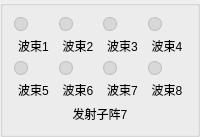
           <widget class="QGroupBox" name="grpArrayTx7">
            <property name="title">
             <string/>
            </property>
            <layout class="QVBoxLayout" name="layoutArrayTx7">
             <item>
              <layout class="QGridLayout" name="layoutArrayBeamsTx7">
               <item row="0" column="0">
                <layout class="QVBoxLayout" name="layoutTx7Beam1">
                 <item>
                  <widget class="QLabel" name="indicatorTx7Beam1">
                   <property name="minimumSize">
                    <size>
                     <width>14</width>
                     <height>14</height>
                    </size>
                   </property>
                   <property name="maximumSize">
                    <size>
                     <width>14</width>
                     <height>14</height>
                    </size>
                   </property>
                   <property name="styleSheet">
                    <string notr="true">background:#d8d8d8;border:1px solid #bdbdbd;border-radius:7px;</string>
                   </property>
                   <property name="text">
                    <string/>
                   </property>
                   <property name="alignment">
                    <set>Qt::AlignCenter</set>
                   </property>
                  </widget>
                 </item>
                 <item>
                  <widget class="QLabel" name="lblTx7Beam1">
                   <property name="text">
                    <string>波束1</string>
                   </property>
                   <property name="alignment">
                    <set>Qt::AlignCenter</set>
                   </property>
                  </widget>
                 </item>
                </layout>
               </item>
               <item row="0" column="1">
                <layout class="QVBoxLayout" name="layoutTx7Beam2">
                 <item>
                  <widget class="QLabel" name="indicatorTx7Beam2">
                   <property name="minimumSize">
                    <size>
                     <width>14</width>
                     <height>14</height>
                    </size>
                   </property>
                   <property name="maximumSize">
                    <size>
                     <width>14</width>
                     <height>14</height>
                    </size>
                   </property>
                   <property name="styleSheet">
                    <string notr="true">background:#d8d8d8;border:1px solid #bdbdbd;border-radius:7px;</string>
                   </property>
                   <property name="text">
                    <string/>
                   </property>
                   <property name="alignment">
                    <set>Qt::AlignCenter</set>
                   </property>
                  </widget>
                 </item>
                 <item>
                  <widget class="QLabel" name="lblTx7Beam2">
                   <property name="text">
                    <string>波束2</string>
                   </property>
                   <property name="alignment">
                    <set>Qt::AlignCenter</set>
                   </property>
                  </widget>
                 </item>
                </layout>
               </item>
               <item row="0" column="2">
                <layout class="QVBoxLayout" name="layoutTx7Beam3">
                 <item>
                  <widget class="QLabel" name="indicatorTx7Beam3">
                   <property name="minimumSize">
                    <size>
                     <width>14</width>
                     <height>14</height>
                    </size>
                   </property>
                   <property name="maximumSize">
                    <size>
                     <width>14</width>
                     <height>14</height>
                    </size>
                   </property>
                   <property name="styleSheet">
                    <string notr="true">background:#d8d8d8;border:1px solid #bdbdbd;border-radius:7px;</string>
                   </property>
                   <property name="text">
                    <string/>
                   </property>
                   <property name="alignment">
                    <set>Qt::AlignCenter</set>
                   </property>
                  </widget>
                 </item>
                 <item>
                  <widget class="QLabel" name="lblTx7Beam3">
                   <property name="text">
                    <string>波束3</string>
                   </property>
                   <property name="alignment">
                    <set>Qt::AlignCenter</set>
                   </property>
                  </widget>
                 </item>
                </layout>
               </item>
               <item row="0" column="3">
                <layout class="QVBoxLayout" name="layoutTx7Beam4">
                 <item>
                  <widget class="QLabel" name="indicatorTx7Beam4">
                   <property name="minimumSize">
                    <size>
                     <width>14</width>
                     <height>14</height>
                    </size>
                   </property>
                   <property name="maximumSize">
                    <size>
                     <width>14</width>
                     <height>14</height>
                    </size>
                   </property>
                   <property name="styleSheet">
                    <string notr="true">background:#d8d8d8;border:1px solid #bdbdbd;border-radius:7px;</string>
                   </property>
                   <property name="text">
                    <string/>
                   </property>
                   <property name="alignment">
                    <set>Qt::AlignCenter</set>
                   </property>
                  </widget>
                 </item>
                 <item>
                  <widget class="QLabel" name="lblTx7Beam4">
                   <property name="text">
                    <string>波束4</string>
                   </property>
                   <property name="alignment">
                    <set>Qt::AlignCenter</set>
                   </property>
                  </widget>
                 </item>
                </layout>
               </item>
               <item row="1" column="0">
                <layout class="QVBoxLayout" name="layoutTx7Beam5">
                 <item>
                  <widget class="QLabel" name="indicatorTx7Beam5">
                   <property name="minimumSize">
                    <size>
                     <width>14</width>
                     <height>14</height>
                    </size>
                   </property>
                   <property name="maximumSize">
                    <size>
                     <width>14</width>
                     <height>14</height>
                    </size>
                   </property>
                   <property name="styleSheet">
                    <string notr="true">background:#d8d8d8;border:1px solid #bdbdbd;border-radius:7px;</string>
                   </property>
                   <property name="text">
                    <string/>
                   </property>
                   <property name="alignment">
                    <set>Qt::AlignCenter</set>
                   </property>
                  </widget>
                 </item>
                 <item>
                  <widget class="QLabel" name="lblTx7Beam5">
                   <property name="text">
                    <string>波束5</string>
                   </property>
                   <property name="alignment">
                    <set>Qt::AlignCenter</set>
                   </property>
                  </widget>
                 </item>
                </layout>
               </item>
               <item row="1" column="1">
                <layout class="QVBoxLayout" name="layoutTx7Beam6">
                 <item>
                  <widget class="QLabel" name="indicatorTx7Beam6">
                   <property name="minimumSize">
                    <size>
                     <width>14</width>
                     <height>14</height>
                    </size>
                   </property>
                   <property name="maximumSize">
                    <size>
                     <width>14</width>
                     <height>14</height>
                    </size>
                   </property>
                   <property name="styleSheet">
                    <string notr="true">background:#d8d8d8;border:1px solid #bdbdbd;border-radius:7px;</string>
                   </property>
                   <property name="text">
                    <string/>
                   </property>
                   <property name="alignment">
                    <set>Qt::AlignCenter</set>
                   </property>
                  </widget>
                 </item>
                 <item>
                  <widget class="QLabel" name="lblTx7Beam6">
                   <property name="text">
                    <string>波束6</string>
                   </property>
                   <property name="alignment">
                    <set>Qt::AlignCenter</set>
                   </property>
                  </widget>
                 </item>
                </layout>
               </item>
               <item row="1" column="2">
                <layout class="QVBoxLayout" name="layoutTx7Beam7">
                 <item>
                  <widget class="QLabel" name="indicatorTx7Beam7">
                   <property name="minimumSize">
                    <size>
                     <width>14</width>
                     <height>14</height>
                    </size>
                   </property>
                   <property name="maximumSize">
                    <size>
                     <width>14</width>
                     <height>14</height>
                    </size>
                   </property>
                   <property name="styleSheet">
                    <string notr="true">background:#d8d8d8;border:1px solid #bdbdbd;border-radius:7px;</string>
                   </property>
                   <property name="text">
                    <string/>
                   </property>
                   <property name="alignment">
                    <set>Qt::AlignCenter</set>
                   </property>
                  </widget>
                 </item>
                 <item>
                  <widget class="QLabel" name="lblTx7Beam7">
                   <property name="text">
                    <string>波束7</string>
                   </property>
                   <property name="alignment">
                    <set>Qt::AlignCenter</set>
                   </property>
                  </widget>
                 </item>
                </layout>
               </item>
               <item row="1" column="3">
                <layout class="QVBoxLayout" name="layoutTx7Beam8">
                 <item>
                  <widget class="QLabel" name="indicatorTx7Beam8">
                   <property name="minimumSize">
                    <size>
                     <width>14</width>
                     <height>14</height>
                    </size>
                   </property>
                   <property name="maximumSize">
                    <size>
                     <width>14</width>
                     <height>14</height>
                    </size>
                   </property>
                   <property name="styleSheet">
                    <string notr="true">background:#d8d8d8;border:1px solid #bdbdbd;border-radius:7px;</string>
                   </property>
                   <property name="text">
                    <string/>
                   </property>
                   <property name="alignment">
                    <set>Qt::AlignCenter</set>
                   </property>
                  </widget>
                 </item>
                 <item>
                  <widget class="QLabel" name="lblTx7Beam8">
                   <property name="text">
                    <string>波束8</string>
                   </property>
                   <property name="alignment">
                    <set>Qt::AlignCenter</set>
                   </property>
                  </widget>
                 </item>
                </layout>
               </item>
              </layout>
             </item>
             <item>
              <widget class="QLabel" name="lblArrayNameTx7">
               <property name="text">
                <string>发射子阵7</string>
               </property>
               <property name="alignment">
                <set>Qt::AlignCenter</set>
               </property>
              </widget>
             </item>
            </layout>
           </widget>
